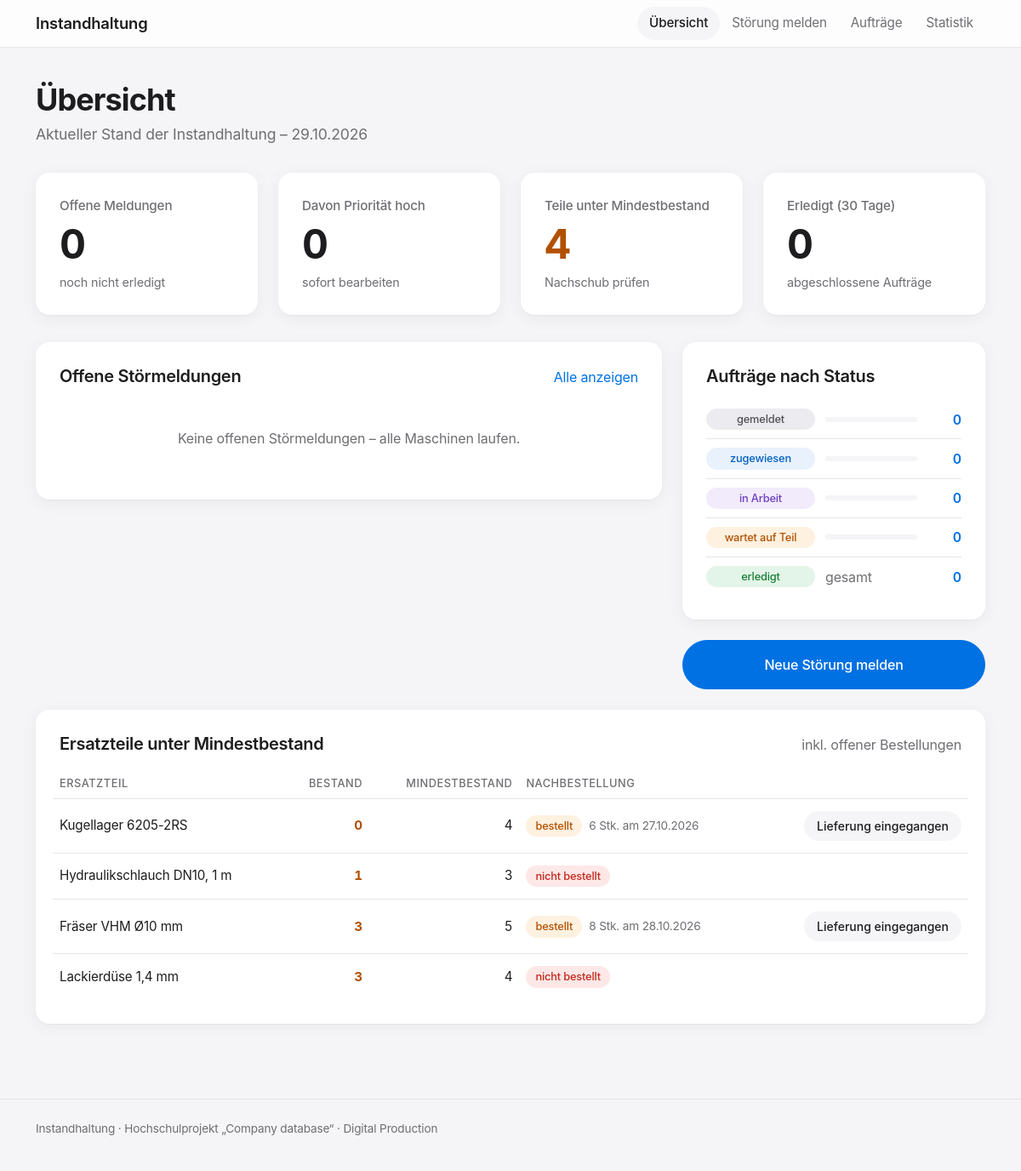
The page / on the database its author committed.
### tables this page shows
CREATE TABLE bestellung (
    id             INT UNSIGNED NOT NULL AUTO_INCREMENT,
    ersatzteil_id  INT UNSIGNED NOT NULL,
    menge          INT UNSIGNED NOT NULL,
    bestelldatum   DATE         NOT NULL,
    lieferdatum    DATE         NULL,           
    status         ENUM('bestellt', 'geliefert') NOT NULL DEFAULT 'bestellt',
    PRIMARY KEY (id),
     
    KEY idx_bestellung_teil_status (ersatzteil_id, status),
    KEY idx_bestellung_status (status),
    CONSTRAINT fk_bestellung_teil
        FOREIGN KEY (ersatzteil_id) REFERENCES ersatzteil (id)
        ON UPDATE CASCADE ON DELETE RESTRICT,
    CONSTRAINT chk_bestellung_menge CHECK (menge > 0),
    CONSTRAINT chk_bestellung_lieferung
        CHECK (lieferdatum IS NULL OR lieferdatum >= bestelldatum)
);

CREATE TABLE ersatzteil (
    id              INT UNSIGNED NOT NULL AUTO_INCREMENT,
    bezeichnung     VARCHAR(100) NOT NULL,
    bestand         INT UNSIGNED NOT NULL DEFAULT 0,    
    mindestbestand  INT UNSIGNED NOT NULL DEFAULT 0,
    PRIMARY KEY (id),
    UNIQUE KEY uq_ersatzteil_bezeichnung (bezeichnung)
);

### index.php (the view, shortened to what this page needs)
<?php
require_once __DIR__ . '/includes/funktionen.php';
$pdo = db();
$offenPlatzhalter = implode(', ', array_fill(0, count(OFFENE_STATUS), '?'));
$stmt = $pdo->prepare("
    SELECT COUNT(*)                          AS offen,
           SUM(s.prioritaet = 'hoch')        AS dringend
    FROM wartungsauftrag w
    JOIN stoermeldung s ON s.id = w.stoermeldung_id
    WHERE w.status IN ($offenPlatzhalter)
");
$stmt->execute(OFFENE_STATUS);
$kennzahlen = $stmt->fetch();
$stmt = $pdo->prepare("
    SELECT COUNT(*) FROM wartungsauftrag
    WHERE status = 'erledigt' AND ende_zeit >= NOW() - INTERVAL 30 DAY
");
$stmt->execute();
$erledigt30 = (int) $stmt->fetchColumn();
$stmt = $pdo->prepare("SELECT status, COUNT(*) AS anzahl FROM wartungsauftrag GROUP BY status");
$stmt->execute();
$proStatus = $stmt->fetchAll(PDO::FETCH_KEY_PAIR);
$statusVerteilung = [];
foreach (array_keys(STATUS_LISTE) as $status) {
    $statusVerteilung[$status] = (int) ($proStatus[$status] ?? 0);
}
$stmt = $pdo->prepare("
    SELECT w.id AS auftrag_id, w.status,
           s.zeitpunkt, s.beschreibung, s.prioritaet,
           m.bezeichnung AS maschine,
           t.name        AS techniker
    FROM wartungsauftrag w
    JOIN stoermeldung s   ON s.id = w.stoermeldung_id
    JOIN maschine m       ON m.id = s.maschine_id
    LEFT JOIN techniker t ON t.id = w.techniker_id
    WHERE w.status IN ($offenPlatzhalter)
    ORDER BY FIELD(s.prioritaet, 'hoch', 'mittel', 'niedrig'), s.zeitpunkt DESC
    LIMIT 8
");
$stmt->execute(OFFENE_STATUS);
$offeneMeldungen = $stmt->fetchAll();
$stmt = $pdo->prepare("
    SELECT e.id, e.bezeichnung, e.bestand, e.mindestbestand,
           b.id AS bestellung_id, b.menge AS bestellmenge, b.bestelldatum
    FROM ersatzteil e
    LEFT JOIN bestellung b ON b.ersatzteil_id = e.id AND b.status = 'bestellt'
    WHERE e.bestand < e.mindestbestand OR b.id IS NOT NULL
    ORDER BY (e.bestand < e.mindestbestand) DESC, (e.bestand / e.mindestbestand), e.bezeichnung
");
$stmt->execute();
$kritischeTeile = $stmt->fetchAll();
$unterMindest = array_filter($kritischeTeile, fn($t) => $t['bestand'] < $t['mindestbestand']);
$anzahlKritisch = count(array_unique(array_column($unterMindest, 'id')));
$aktiveSeite = 'index.php';
require __DIR__ . '/includes/header.php';
?>
<div class="seitenkopf">
    <h1>Übersicht</h1>
    <p>Aktueller Stand der Instandhaltung – <?= e(date('d.m.Y')) ?></p>
</div>
<div class="row g-4 mb-2">
    <div class="col-6 col-lg-3">
        <a class="karte kennzahl" href="auftraege.php?status=offen">
            <div class="kennzahl-label">Offene Meldungen</div>
            <div class="kennzahl-wert"><?= (int) $kennzahlen['offen'] ?></div>
            <div class="kennzahl-zusatz">noch nicht erledigt</div>
        </a>
    </div>
    <div class="col-6 col-lg-3">
        <a class="karte kennzahl" href="auftraege.php?status=offen&amp;prioritaet=hoch">
            <div class="kennzahl-label">Davon Priorität hoch</div>
            <div class="kennzahl-wert"><?= (int) $kennzahlen['dringend'] ?></div>
            <div class="kennzahl-zusatz">sofort bearbeiten</div>
        </a>
    </div>
    <div class="col-6 col-lg-3">
        <div class="karte kennzahl<?= $anzahlKritisch > 0 ? ' kennzahl-warnung' : '' ?>">
            <div class="kennzahl-label">Teile unter Mindestbestand</div>
            <div class="kennzahl-wert"><?= $anzahlKritisch ?></div>
            <div class="kennzahl-zusatz"><?= $anzahlKritisch > 0 ? 'Nachschub prüfen' : 'Lager in Ordnung' ?></div>
        </div>
    </div>
    <div class="col-6 col-lg-3">
        <div class="karte kennzahl">
            <div class="kennzahl-label">Erledigt (30 Tage)</div>
            <div class="kennzahl-wert"><?= $erledigt30 ?></div>
            <div class="kennzahl-zusatz">abgeschlossene Aufträge</div>
        </div>
    </div>
</div>
<div class="row g-4">
    <div class="col-lg-8">
        <section class="karte">
            <div class="karte-kopf">
                <h2 class="abschnitt-titel">Offene Störmeldungen</h2>
                <a href="auftraege.php?status=offen">Alle anzeigen</a>
            </div>
            <?php if (empty($offeneMeldungen)): ?>
                <p class="leer">Keine offenen Störmeldungen – alle Maschinen laufen.</p>
            <?php endif; ?>
        </section>
    </div>
    <div class="col-lg-4">
        <section class="karte">
            <h2 class="abschnitt-titel">Aufträge nach Status</h2>
            <ul class="status-liste">
                <?php foreach ($statusVerteilung as $status => $anzahl): ?>
                    <li>
                        <?= status_pill($status) ?>
                        <?php if ($status !== 'erledigt'): ?>
                            <div class="status-balken" aria-hidden="true">
                            </div>
                        <?php else: ?>
                            <div class="flex-grow-1 klein text-leise">gesamt</div>
                        <?php endif; ?>
                        <a class="status-anzahl" href="auftraege.php?status=<?= urlencode($status) ?>"><?= $anzahl ?></a>
                    </li>
                <?php endforeach; ?>
            </ul>
        </section>
        <a class="btn btn-primary w-100 py-3" href="meldung_neu.php">Neue Störung melden</a>
    </div>
</div>
<section class="karte mt-4">
    <div class="karte-kopf">
        <h2 class="abschnitt-titel">Ersatzteile unter Mindestbestand</h2>
        <span class="klein text-leise">inkl. offener Bestellungen</span>
    </div>
    <?php if (empty($kritischeTeile)): ?>
        <p class="leer">Alle Ersatzteile sind ausreichend auf Lager, keine offenen Bestellungen.</p>
    <?php else: ?>
        <div class="tabelle-rahmen">
            <table class="tabelle">
                <thead>
                <tr>
                    <th>Ersatzteil</th>
                    <th class="zahl">Bestand</th>
                    <th class="zahl">Mindestbestand</th>
                    <th>Nachbestellung</th>
                    <th></th>
                </tr>
                </thead>
                <tbody>
                <?php foreach ($kritischeTeile as $teil): ?>
                    <tr>
                        <td><?= e($teil['bezeichnung']) ?></td>
                        <td class="zahl">
                            <?php if ($teil['bestand'] < $teil['mindestbestand']): ?>
                                <strong class="text-orange"><?= (int) $teil['bestand'] ?></strong>
                            <?php else: ?>
                                <?= (int) $teil['bestand'] ?>
                            <?php endif; ?>
                        </td>
                        <td class="zahl"><?= (int) $teil['mindestbestand'] ?></td>
                        <td>
                            <?php if ($teil['bestellung_id']): ?>
                                <span class="pill pill-orange">bestellt</span>
                                <span class="klein ms-1">
                                    <?= (int) $teil['bestellmenge'] ?> Stk. am <?= e(datum($teil['bestelldatum'])) ?>
                                </span>
                            <?php else: ?>
                                <span class="pill pill-rot">nicht bestellt</span>
                            <?php endif; ?>
                        </td>
                        <td class="text-end">
                            <?php if ($teil['bestellung_id']): ?>
                                <form method="post" action="bestellung_geliefert.php" class="d-inline">
                                    <button type="submit" class="btn btn-sekundaer btn-klein">Lieferung eingegangen</button>
                                </form>
                            <?php endif; ?>
                        </td>
                    </tr>
                <?php endforeach; ?>
                </tbody>
            </table>
        </div>
    <?php endif; ?>
</section>
<?php require __DIR__ . '/includes/footer.php'; ?>

### includes/header.php (shortened to what this page needs)
<?php
$aktiveSeite = $aktiveSeite ?? '';
$navigation = [
    'index.php'       => 'Übersicht',
    'meldung_neu.php' => 'Störung melden',
    'auftraege.php'   => 'Aufträge',
    'statistik.php'   => 'Statistik',
];
?>
<!doctype html>
<html lang="de">
<head>
    <link rel="stylesheet"
          href="https://cdn.jsdelivr.net/npm/bootstrap@5.3.3/dist/css/bootstrap.min.css">
    <link rel="stylesheet" href="assets/css/style.css">
</head>
<body>
<nav class="navbar navbar-expand-md app-nav sticky-top">
    <div class="container">
        <a class="navbar-brand" href="index.php"><?= e(APP_NAME) ?></a>
        <div class="collapse navbar-collapse" id="hauptmenue">
            <ul class="navbar-nav ms-auto">
                <?php foreach ($navigation as $datei => $beschriftung): ?>
                    <li class="nav-item">
                        <a class="nav-link<?= $datei === $aktiveSeite ? ' active' : '' ?>"
                           <?= $datei === $aktiveSeite ? 'aria-current="page"' : '' ?>
                           href="<?= e($datei) ?>"><?= e($beschriftung) ?></a>
                    </li>
                <?php endforeach; ?>
            </ul>
        </div>
    </div>
</nav>
<main class="container app-main">

### includes/funktionen.php (shortened to what this page needs)
<?php
function e(?string $text): string
{
    return htmlspecialchars($text ?? '', ENT_QUOTES, 'UTF-8');
}
function status_pill(string $status): string
{
    $klasse = STATUS_LISTE[$status] ?? 'pill-grau';
    return '<span class="pill ' . $klasse . '">' . e($status) . '</span>';
}
function datum(?string $zeitstempel): string
{
    return date('d.m.Y', strtotime($zeitstempel));
}

### includes/footer.php (shortened to what this page needs)
</main>
<footer class="app-footer">
    <div class="container">
        <?= e(APP_NAME) ?> · Hochschulprojekt „Company database“ · Digital Production
    </div>
</footer>
</body>
</html>

### rows shown on the page
bestellung: ersatzteil.bezeichnung "Kugellager 6205-2RS", ersatzteil.bestand "0", ersatzteil.mindestbestand "4", menge "6", bestelldatum "27.10.2026"
ersatzteil: bezeichnung "Hydraulikschlauch DN10, 1 m", bestand "1", mindestbestand "3", shows "nicht bestellt"
bestellung: ersatzteil.bezeichnung "Fräser VHM Ø10 mm", ersatzteil.bestand "3", ersatzteil.mindestbestand "5", menge "8", bestelldatum "28.10.2026"
ersatzteil: bezeichnung "Lackierdüse 1,4 mm", bestand "3", mindestbestand "4", shows "nicht bestellt"

### other values the page prints
APP_NAME "Instandhaltung"
$beschriftung "Übersicht"
$beschriftung "Störung melden"
$beschriftung "Aufträge"
$beschriftung "Statistik"
$kennzahlen['offen'] "0"
$kennzahlen['dringend'] "0"
$anzahlKritisch "4"
$erledigt30 "0"
$status "gemeldet"
$anzahl "0"
$status "zugewiesen"
$status "in Arbeit"
$status "wartet auf Teil"
$status "erledigt"
